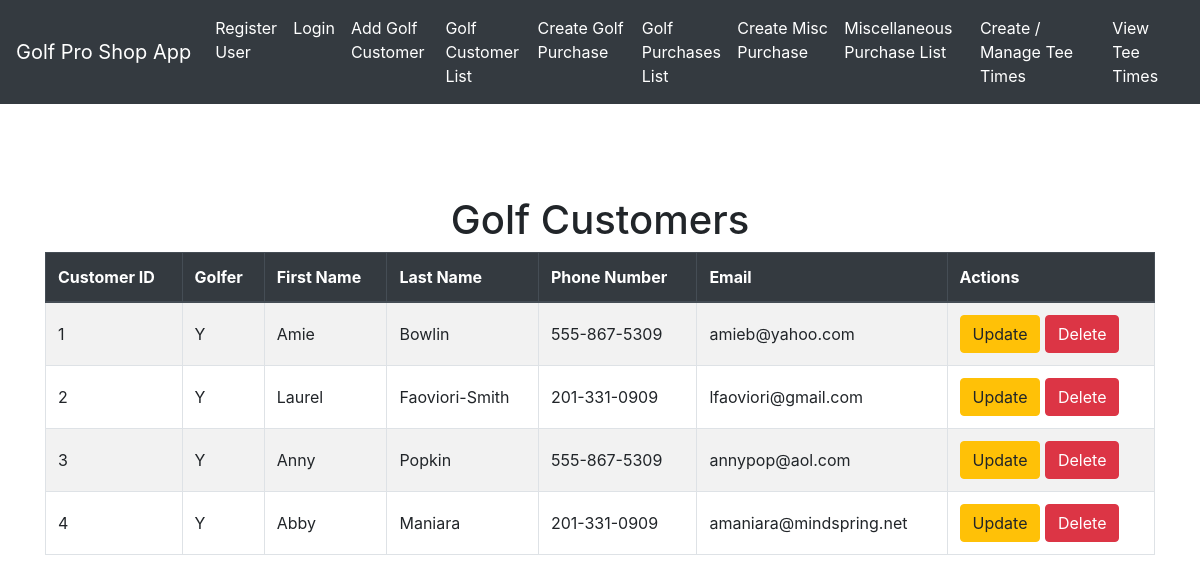
Page /list/ on the committed database.
### golfproapp/models.py (models this page shows)
class Customer(models.Model):
    customer_id = models.AutoField(primary_key=True)
    golferchoice=[('Y','Yes'),('N','No'),]
    gchoice = models.CharField(max_length=1, choices=golferchoice, default='Y')
    fname = models.TextField(max_length=15, default="First Name")
    lname = models.TextField(max_length=20, default="Last Name")
    g_phone = models.CharField(default="555-867-5309", max_length=15)
    g_email = models.CharField(default="bob.smith@aol.com", max_length=30)

### golfproapp/views.py (the view)
# urls.py: path('list/', views.customer_list_view, name='customer_list'),
def customer_list_view(request):
    customers = Customer.objects.all()
    return render(request,'golfproapp/customer_list.html', {'customers': customers})

### golfproapp/templates/golfproapp/customer_list.html (shortened to what this page needs)
{% extends "golfproapp/layout.html" %}
{% block content %}
<br>
<br>
<br>
    <h1 class="text-center">Golf Customers</h1>
    <table class="table table-bordered table-striped ">
        <thead class="thead-dark">
            <tr>
                <th>Customer ID</th>
                <th>Golfer</th>
                <th>First Name</th>
                <th>Last Name</th>
                <th>Phone Number</th>
                <th>Email</th>
                <th>Actions</th>
            </tr>
        </thead>
        <tbody>
            {% for customer in customers %}
            <tr>
                <td>{{ customer.customer_id }} </td>
                <td>{{ customer.gchoice }} </td>
                <td>{{ customer.fname }} </td>
                <td>{{ customer.lname }} </td>
                <td>{{ customer.g_phone }} </td>
                <td>{{ customer.g_email }} </td>
                <td>
                    <a href="{% url 'customer_update' customer.customer_id %}" class="btn btn-warning" >Update</a>
                    <a href="{% url 'customer_delete' customer.customer_id %}" class="btn btn-danger" >Delete</a>
                </td>
            </tr>
            {% endfor %}
        </tbody>
    </table>
{% endblock %}

### golfproapp/templates/golfproapp/layout.html (style rules this page uses)
body { padding-top: 56px; }
.table th, .table td { vertical-align: middle; }

### rows in the picture
Customer: customer_id "1", gchoice "Y", fname "Amie", lname "Bowlin", g_phone "555-867-5309", g_email "amieb@yahoo.com"
Customer: customer_id "2", gchoice "Y", fname "Laurel", lname "Faoviori-Smith", g_phone "201-331-0909", g_email "lfaoviori@gmail.com"
Customer: customer_id "3", gchoice "Y", fname "Anny", lname "Popkin", g_phone "555-867-5309", g_email "annypop@aol.com"
Customer: customer_id "4", gchoice "Y", fname "Abby", lname "Maniara", g_phone "201-331-0909", g_email "amaniara@mindspring.net"
